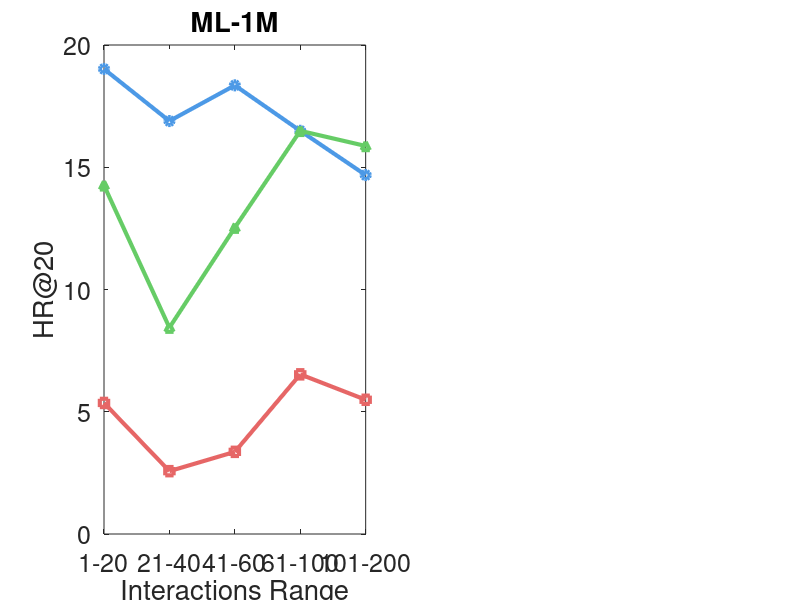

Here is the MATLAB script that generated this plot: (Note: this script raises an error after producing the figure.)
% Data for ml-1m
ml_1m_range = {'1-20', '21-40', '41-60', '61-100', '101-200'};
ml_1m_percentage = [21.06, 22.08, 14.24, 17.09, 17.29];
ml_1m_HR20M = [19.02, 16.89, 18.35, 16.49, 14.68];
ml_1m_HR20C = [5.36, 2.57, 3.36, 6.53, 5.49];
ml_1m_HR20MC = [14.26, 8.44, 12.53, 16.49, 15.87];

% Data for amazon
amazon_range = {'0-1', '1-2', '2-3', '3-5', '5-10'};
amazon_percentage = [60.69, 23.32, 7.22, 6.30, 1.98];
amazon_HR20M = [1.92, 2.82, 2.98, 3.64, 2.57];
amazon_HR20C = [0.49, 0.91, 1.54, 2.12, 2.57];
amazon_HR20MC = [1.06, 2.20, 2.79, 3.34, 1.80];

% ... [之前的数据定义部分不变] ...

% 创建子图
figure('Units', 'inches', 'Position', [0, 0, 8, 8]);

% 设置字体和线条大小
lineWidth = 3;
fontSizeLarge = 20;  % 增大标题字体大小
fontSizeSmall = 18;  % 增大标签和图例的字体大小

% 定义柔和的颜色
softBlue = [0.3, 0.6, 0.9];
softRed = [0.9, 0.4, 0.4];
softGreen = [0.4, 0.8, 0.4];

% 第一个子图: ML-1M
subplot(1,2,1);
h1 = plot(1:5, ml_1m_HR20M, '-o', 'Color', softBlue, 'LineWidth', lineWidth);
hold on;
h2 = plot(1:5, ml_1m_HR20C, '-s', 'Color', softRed, 'LineWidth', lineWidth);
h3 = plot(1:5, ml_1m_HR20MC, '-^', 'Color', softGreen, 'LineWidth', lineWidth);
title('ML-1M', 'FontSize', fontSizeLarge);
xlabel('Interactions Range', 'FontSize', fontSizeSmall);
ylabel('HR@20', 'FontSize', fontSizeSmall);
set(gca, 'XTick', 1:5, 'XTickLabel', ml_1m_range, 'FontSize', fontSizeSmall);
yyaxis right;
bar(1:5, ml_1m_percentage, 0.2, 'FaceColor', [0.7 0.7 0.7], 'EdgeColor', 'none', 'FaceAlpha', 0.5);
ylabel('Percentage of Data (%)', 'FontSize', fontSizeSmall);
legend([h1 h2 h3], 'HR@20 Int', 'HR@20 Conf', 'HR@20 Int+Conf', 'FontSize', fontSizeSmall);
hold off;

% 第二个子图: Amazon
subplot(1,2,2);
h4 = plot(1:5, amazon_HR20M, '-o', 'Color', softBlue, 'LineWidth', lineWidth);
hold on;
h5 = plot(1:5, amazon_HR20C, '-s', 'Color', softRed, 'LineWidth', lineWidth);
h6 = plot(1:5, amazon_HR20MC, '-^', 'Color', softGreen, 'LineWidth', lineWidth);
title('Amazon', 'FontSize', fontSizeLarge);
xlabel('Interactions Range', 'FontSize', fontSizeSmall);
ylabel('HR@20', 'FontSize', fontSizeSmall);
set(gca, 'XTick', 1:5, 'XTickLabel', amazon_range, 'FontSize', fontSizeSmall);
yyaxis right;
bar(1:5, amazon_percentage, 0.2, 'FaceColor', [0.7 0.7 0.7], 'EdgeColor', 'none', 'FaceAlpha', 0.5);
ylabel('Percentage of Data (%)', 'FontSize', fontSizeSmall);
legend([h4 h5 h6], 'HR@20 Int', 'HR@20 Conf', 'HR@20 Int+Conf', 'FontSize', fontSizeSmall);
hold off;
